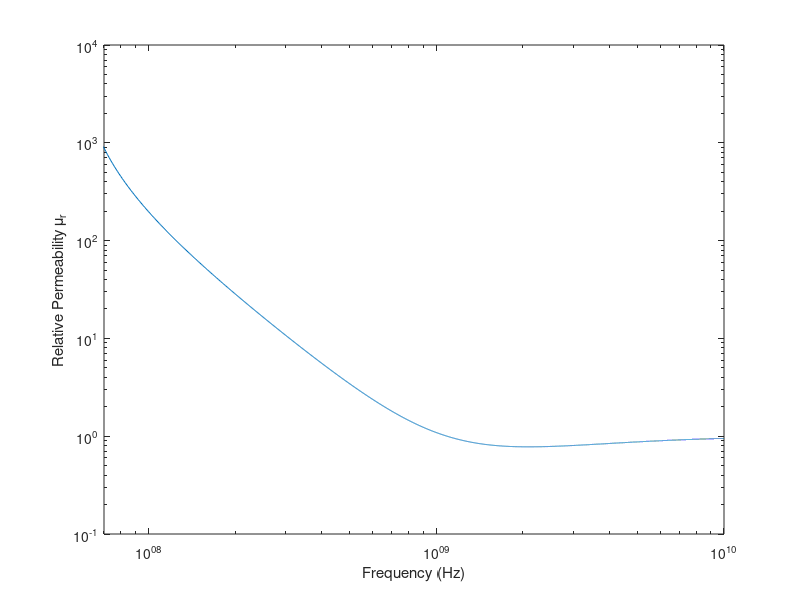

MATLAB code to generate this figure:
clc;clear all;
fi=fopen('Permeability.txt');
l=fgetl(fi);
in=1;
while ischar(l)
%for kj=1:81
    %%disp(l);
    text{in}=l;
    data{in}=sscanf(text{in},'%f %f');
    f(in)=(data{in}(1));
    eps(in)=data{in}(2);
    
    l=fgetl(fi);
    in=in+1;
end

epsr=0.9999;
a0=1e-4;%0.1mm
c0=2.99792458e8;%Speed of Light (m/s)
f0=c0/a0;%3000GHz
t0=1/f0;%0.33e-12 (s)
mu0=4*pi*(1e-7);% (H/m)
eps0=8.854187817e-12;% (F/m)

loglog(f,eps);
grid('off')
xlabel('Frequency (Hz)')
ylabel('Relative Permeability \mu_r')
axis([7e7 1e10 0.1 1e4])
